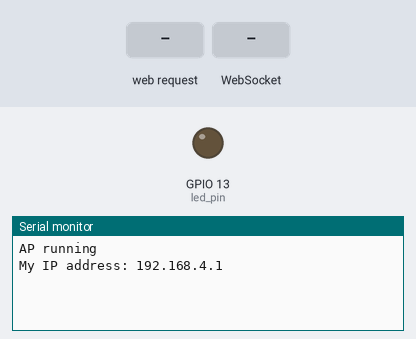
The sketch below on a simulated ESP8266 (NodeMCU). Parts: output pins drawn as LEDs (lit = HIGH), the last lines printed to the serial monitor. The inputs (shaded band) are chosen by the test bench. Storage starts empty.

Above: at 1.2 s.
1.3 s: HTTP request GET / received
At 2.5 s:
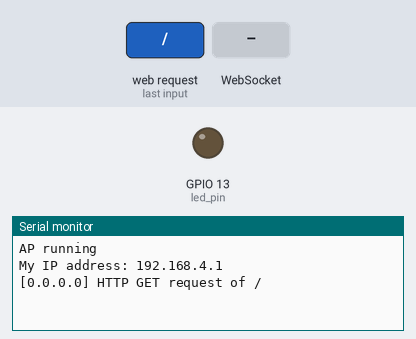
2.8 s: WebSocket text "1" received
At 3.3 s:
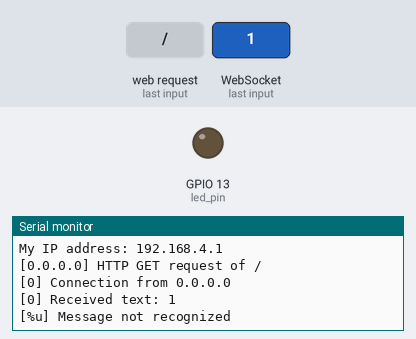
4.3 s: HTTP request GET /style.css received
At 5.1 s:
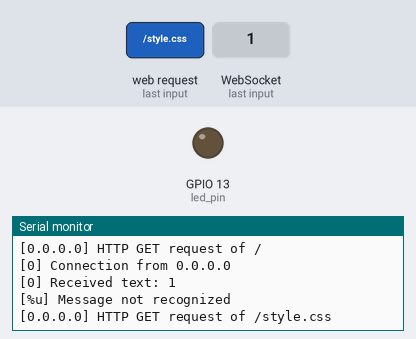

The sketch:

sockete-server.ino
```cpp
//#include <WiFi.h>
#include <ESP8266WiFi.h>
#include <FS.h>

#include <ESPAsyncWebServer.h>
#include <WebSocketsServer.h>

// Constants
const char *ssid = "ESPi-AP";
const char *password =  "LetMe";
const char *msg_toggle_led = "toggleLED";
const char *msg_get_led = "getLEDState";
const int dns_port = 53;
const int http_port = 80;
const int ws_port = 1337;
const int led_pin = 13;

// Globals
AsyncWebServer server(80);
WebSocketsServer webSocket = WebSocketsServer(1337);
char msg_buf[10];
int led_state = 0;

/***********************************************************
 * Functions
 */

// Callback: receiving any WebSocket message
void onWebSocketEvent(uint8_t client_num,
                      WStype_t type,
                      uint8_t * payload,
                      size_t length) {

  // Figure out the type of WebSocket event
  switch(type) {

    // Client has disconnected
    case WStype_DISCONNECTED:
      Serial.printf("[%u] Disconnected!\n", client_num);
      break;

    // New client has connected
    case WStype_CONNECTED:
      {
        IPAddress ip = webSocket.remoteIP(client_num);
        Serial.printf("[%u] Connection from ", client_num);
        Serial.println(ip.toString());
      }
      break;

    // Handle text messages from client
    case WStype_TEXT:

      // Print out raw message
      Serial.printf("[%u] Received text: %s\n", client_num, payload);

      // Toggle LED
      if ( strcmp((char *)payload, "toggleLED") == 0 ) {
        led_state = led_state ? 0 : 1;
        Serial.printf("Toggling LED to %u\n", led_state);
        digitalWrite(led_pin, led_state);

      // Report the state of the LED
      } else if ( strcmp((char *)payload, "getLEDState") == 0 ) {
        sprintf(msg_buf, "%d", led_state);
        Serial.printf("Sending to [%u]: %s\n", client_num, msg_buf);
        webSocket.sendTXT(client_num, msg_buf);

      // Message not recognized
      } else {
        Serial.println("[%u] Message not recognized");
      }
      break;

    // For everything else: do nothing
    case WStype_BIN:
    case WStype_ERROR:
    case WStype_FRAGMENT_TEXT_START:
    case WStype_FRAGMENT_BIN_START:
    case WStype_FRAGMENT:
    case WStype_FRAGMENT_FIN:
    default:
      break;
  }
}

// Callback: send homepage
void onIndexRequest(AsyncWebServerRequest *request) {
  IPAddress remote_ip = request->client()->remoteIP();
  Serial.println("[" + remote_ip.toString() +
                  "] HTTP GET request of " + request->url());
  request->send(SPIFFS, "/index.html", "text/html");
}

// Callback: send style sheet
void onCSSRequest(AsyncWebServerRequest *request) {
  IPAddress remote_ip = request->client()->remoteIP();
  Serial.println("[" + remote_ip.toString() +
                  "] HTTP GET request of " + request->url());
  request->send(SPIFFS, "/style.css", "text/css");
}

// Callback: send 404 if requested file does not exist
void onPageNotFound(AsyncWebServerRequest *request) {
  IPAddress remote_ip = request->client()->remoteIP();
  Serial.println("[" + remote_ip.toString() +
                  "] HTTP GET request of " + request->url());
  request->send(404, "text/plain", "Not found");
}

/***********************************************************
 * Main
 */

void setup() {
  // Init LED and turn off
  pinMode(led_pin, OUTPUT);
  digitalWrite(led_pin, LOW);

  // Start Serial port
  Serial.begin(115200);

  // Make sure we can read the file system
  if( !SPIFFS.begin()){
    Serial.println("Error mounting SPIFFS");
    while(1);
  }

  // Start access point
   WiFi.softAP(ssid, password);

  // Print our IP address
  Serial.println();
  Serial.println("AP running");
  Serial.print("My IP address: ");
  Serial.println(WiFi.softAPIP());

  // On HTTP request for root, provide index.html file
  server.on("/", HTTP_GET, onIndexRequest);

  // On HTTP request for style sheet, provide style.css
  server.on("/style.css", HTTP_GET, onCSSRequest);

  // Handle requests for pages that do not exist
  server.onNotFound(onPageNotFound);

  // Start web server
  server.begin();

  // Start WebSocket server and assign callback
  webSocket.begin();
  webSocket.onEvent(onWebSocketEvent);

}

void loop() {

  // Look for and handle WebSocket data
  webSocket.loop();
}
```

Measured:
- after the input at 1.3 s, the serial monitor: prints a new line at once (image 1)
- after the input at 2.8 s, the serial monitor: prints a new line at once (image 2)
- after the input at 4.3 s, the serial monitor: prints a new line at once (image 3)
